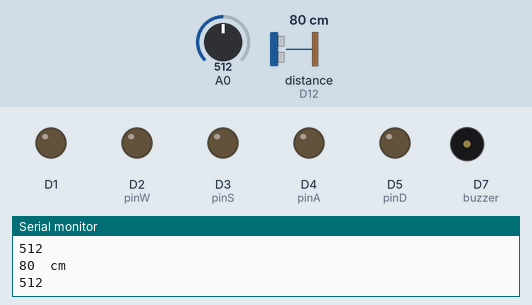
Recording of a sketch running on a simulated Arduino MKR. On the bench: output pins drawn as LEDs (lit = HIGH), buzzer (waves = sounding, pin HIGH), the last lines printed to the serial monitor. Wiring (inferred from the names in the program): ultrasonic range finder: trigger D10; echo D12. The test bench sets the inputs (shaded band); at power-on: distance to the obstacle (sensor on D12) 80 cm, A0 = 512. The echo pulse lasts 58.3 µs per cm; WiFi joins after 1.5 s; servers stay silent unless stated; pins used as bus, display or sensor lines are not drawn.

Above: at 2.7 s.
2.8 s: distance to the obstacle (sensor on D12) set to 33 cm
4.3 s: distance to the obstacle (sensor on D12) set to 27 cm
At 4.94 s:
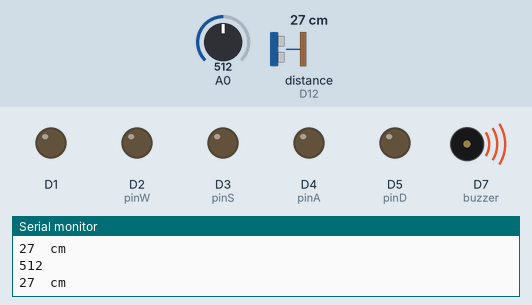
7.3 s: A0 set to 599
10.3 s: A0 set to 628
At 10.82 s:
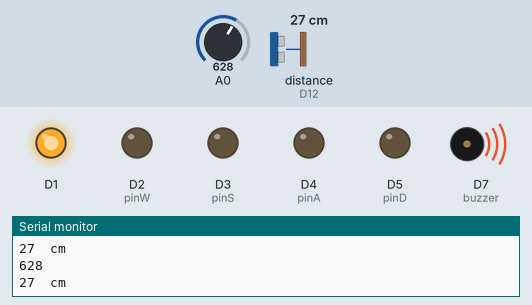
13.3 s: A0 set to 511
At 14.06 s:
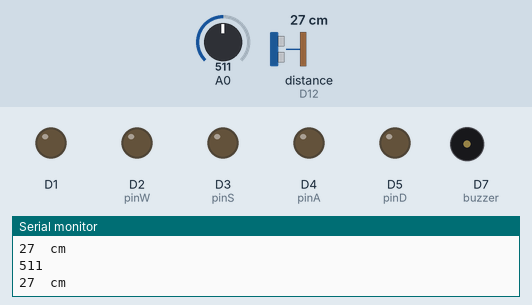
16.3 s: A0 set to 716
At 17.0 s:
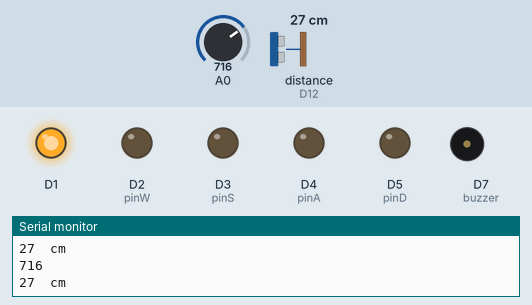
Timing chart, 0 to 20.3 s (numbered marks = the images above; inputs shaded):
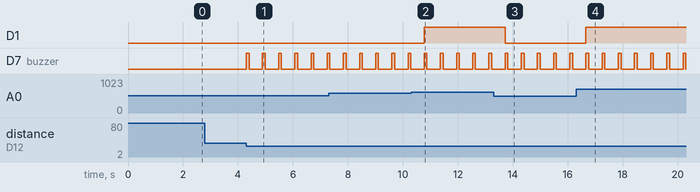

Measured:
- the behaviour switches between 30 and 29 cm on distance to the obstacle (sensor on D12) (found by bisection; images 0 and 1)
- the behaviour switches between 612 and 613 on A0 (found by bisection; images 1 and 2)
- after the input at 4.3 s, D7 (buzzer): alternates HIGH for 0.10 s and LOW for 0.49 s, starting at once
- after the input at 10.3 s, D1: LOW → HIGH after 0.47 s
- after the input at 13.3 s, D1: HIGH → LOW after 0.42 s
- after the input at 16.3 s, D1: LOW → HIGH after 0.36 s

The sketch:

ArduinoUaiFai.ino
```cpp
#include <WiFiNINA.h>
#include <Wire.h>

#define trigPin 10
#define echoPin 12
#define buzzer 7

float new_delay;
unsigned long tempo=0;


char ssid[] = "iphone di ciobi";     // SSID della tua rete WiFi
char password[] = "non te lo dico"; // Password della tua rete WiFi
WiFiServer server(8888);  // Porta del server

int thr; //per fotoresistenza

// Define the pins for each command
const int pinW = 2;
const int pinA = 4;
const int pinS = 3;
const int pinD = 5;

void setup() {
  // Initialize Serial
  Serial.begin(9600);
  while (!Serial) {
    ; // Wait for the serial port to be available
  }

  pinMode(trigPin, OUTPUT);
  pinMode(echoPin, INPUT);
  pinMode(buzzer,OUTPUT);

  pinMode(1, OUTPUT);

  int v = analogRead(A0);
  thr = v + 100;

  // Initialize WiFi
  Serial.print("Connecting to WiFi...");
  while (WiFi.begin(ssid, password) != WL_CONNECTED) {
    delay(1000);
    Serial.println("Trying to connect...");
  }
  Serial.println("Connected to WiFi!");

  // Start the server
  server.begin();
  Serial.println("Server started!");

  IPAddress ip = WiFi.localIP();
  Serial.print("IP Address: ");
  Serial.println(ip);

  // Initialize I2C
  Wire.begin(); // Join I2C bus as master

  // Initialize pins as outputs
  pinMode(pinW, OUTPUT);
  pinMode(pinA, OUTPUT);
  pinMode(pinS, OUTPUT);
  pinMode(pinD, OUTPUT);
}

void loop() {

  // Check for client connections
  int v = analogRead(A0);
        Serial.println(v);

        if (v > thr) {
          digitalWrite(1, HIGH);

        } else {
          digitalWrite(1, LOW);
        }

  long duration, distance;
  digitalWrite(trigPin, LOW);
  delayMicroseconds(2);
  digitalWrite(trigPin, HIGH);
  delayMicroseconds(10);
  digitalWrite(trigPin, LOW);
  duration = pulseIn(echoPin, HIGH);
  distance = (duration/2) / 29.1;
  if (distance > 20){
    new_delay= (distance *18);
  }else{
    if (distance >= 10){
    new_delay= (distance *12);
    }else{
    new_delay= (distance *6);
    }
  }
  Serial.print(distance);
  Serial.println("  cm");
  if (distance < 30)
  {
   digitalWrite(buzzer,HIGH);
   delay(100);
   digitalWrite(buzzer,LOW);
   delay(new_delay);
  }
  else
  {
    digitalWrite(buzzer,LOW);
  }


  WiFiClient client = server.available();
  if (client) {
    Serial.println("Client connected");

    // Read data from client
    while (client.connected()) {
      if (client.available()) {

        String data = client.readStringUntil('\n');
        Serial.println("Received data: " + data);

        // Set the corresponding pin high based on received data
        if (data.length() > 0) {
          char command = data.charAt(0);

          // Reset all pins to LOW
          digitalWrite(pinW, LOW);
          digitalWrite(pinA, LOW);
          digitalWrite(pinS, LOW);
          digitalWrite(pinD, LOW);

          // Set the appropriate pin high
          switch (command) {
            case 'W':
              digitalWrite(pinW, HIGH);
              break;
            case 'A':
              digitalWrite(pinA, HIGH);
              break;
            case 'S':
              digitalWrite(pinS, HIGH);
              break;
            case 'D':
              digitalWrite(pinD, HIGH);
              break;
            case 'Q':
              digitalWrite(pinW, LOW);
              digitalWrite(pinA, LOW);
              digitalWrite(pinS, LOW);
              digitalWrite(pinD, LOW);
            default:
              client.stop();
              Serial.println("Client disconnected");
          }
        }

      }
    }
  }
}
```
